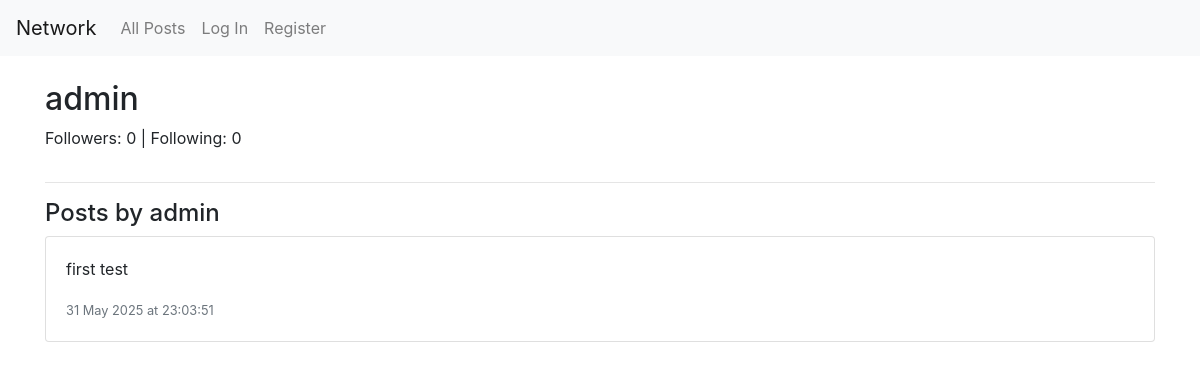
/profile/admin, run on an earlier commit of the app's database.
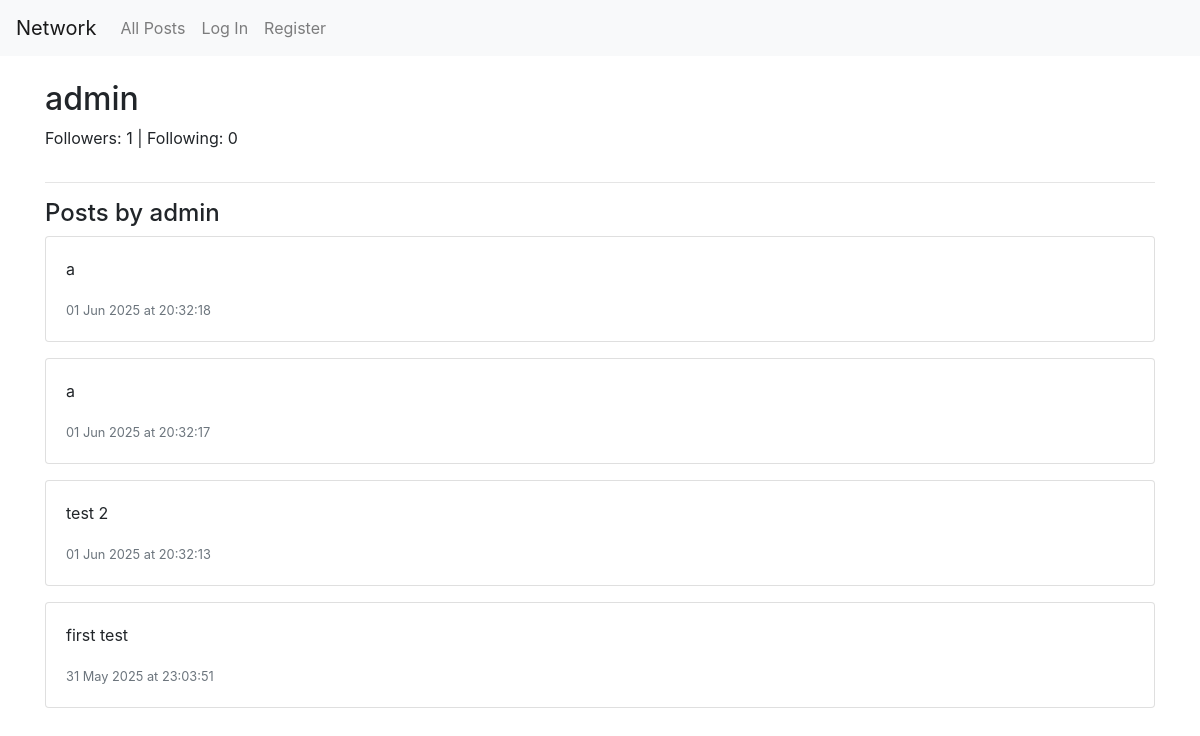
And on a later commit of the database.
### network/models.py (models this page shows, shortened)
class Post(models.Model):
    user = models.ForeignKey(User, on_delete=models.CASCADE, related_name="posts")
    content = models.TextField()
    timestamp = models.DateTimeField(auto_now_add=True)
    def formatted_timestamp(self):
        return self.timestamp.strftime("%d %b %Y at %H:%M:%S")

### network/views.py (the view, shortened to what this page needs)
# urls.py: path("profile/<str:username>", views.profile, name="profile"),
def profile(request, username):
    try:
        profile_user = User.objects.get(username=username)
    except User.DoesNotExist:
        return render(request, "network/profile.html", {"error": "User not found"})
    posts = Post.objects.filter(user=profile_user).order_by('-timestamp')
    followers_count = profile_user.followers.count()
    following_count = profile_user.following.count()
    is_following = False
    if request.user.is_authenticated:
        is_following = Follow.objects.filter(follower=request.user, following=profile_user).exists()
    return render(request, "network/profile.html", {
        "profile_user": profile_user,
        "posts": posts,
        "followers_count": followers_count,
        "following_count": following_count,
        "is_following": is_following,
    })

### network/templates/network/profile.html (shortened to what this page needs)
{% extends "network/layout.html" %}
{% block body %}
    <div class="container mt-4">
        {% if error %}
            <div class="alert alert-danger">{{ error }}</div>
        {% else %}
            <div class="row">
                <div class="col-md-8">
                    <h2>{{ profile_user.username }}</h2>
                    <p>Followers: {{ followers_count }} | Following: {{ following_count }}</p>
                </div>
            </div>
            <hr>
            <h4>Posts by {{ profile_user.username }}</h4>
            {% for post in posts %}
                <div class="card mb-3">
                    <div class="card-body">
                        <p class="card-text">{{ post.content }}</p>
                        <small class="text-muted">{{ post.formatted_timestamp }}</small>
                    </div>
                </div>
            {% empty %}
                <p>No posts yet.</p>
            {% endfor %}
        {% endif %}
    </div>
{% endblock %}

What changed in the data, as far as the page shows it:
added Post: content "a", formatted_timestamp "01 Jun 2025 at 20:32:18"
added Post: content "a", formatted_timestamp "01 Jun 2025 at 20:32:17"
added Post: content "test 2", formatted_timestamp "01 Jun 2025 at 20:32:13"
Also different on the page:
{{ followers_count }}: "0" → "1"
